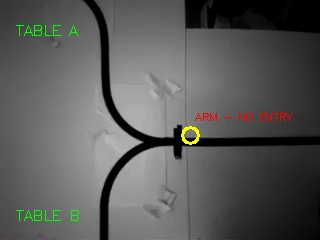
#> input picture path_branches_labeled.jpg, 320 x 240 px
$ python test_table_zone_negative.py
#> lines starting #> are read from the running program, lines starting #| are printed output that depends on the picture; after the words box and inside, x2 and y2 are one past the last pixel; in counts of white or black regions, pixels touching at a corner belong together
import cv2
import numpy as np

image = cv2.imread("path_branches_labeled.jpg")
#> image is the input picture: shape (240, 320, 3); mean B, G, R 88.1, 89.6, 89.2

if image is None:
    raise RuntimeError("Test image not found")

gray = cv2.cvtColor(image, cv2.COLOR_BGR2GRAY)
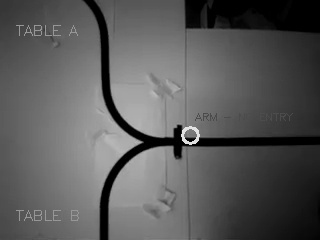
#> gray: shape (240, 320); min 0, max 231, mean 89.3
gray = cv2.GaussianBlur(gray, (5, 5), 0)

mask = cv2.adaptiveThreshold(
    gray, 255,
    cv2.ADAPTIVE_THRESH_GAUSSIAN_C,
    cv2.THRESH_BINARY_INV,
    31, 10
)
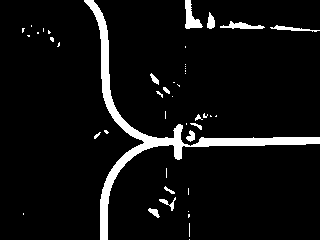
#> mask: shape (240, 320); 6.4% white; 45 white regions (31 under 20 px), largest, box (x1, y1, x2, y2) and area: (84, 0, 320, 240) 3711, (185, 0, 203, 29) 262, (220, 21, 265, 29) 182

mask = cv2.morphologyEx(
    mask,
    cv2.MORPH_OPEN,
    np.ones((3, 3), np.uint8)
)
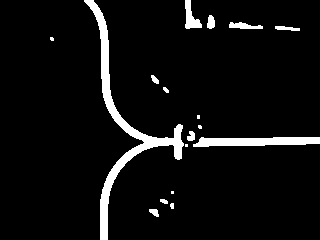
#> mask: shape (240, 320); 5.9% white; 17 white regions (5 under 20 px)

contours, _ = cv2.findContours(
    mask, cv2.RETR_LIST, cv2.CHAIN_APPROX_SIMPLE
)
#> contours = 17 contours, 7 with area under 20; largest, box (x1, y1, x2, y2) and area: (84, 0, 184, 240) 2390, (193, 137, 320, 147) 848, (185, 0, 202, 29) 218, (229, 22, 263, 29) 119, (207, 15, 215, 29) 71

result = image.copy()
candidates = []

for contour in contours:
    area = cv2.contourArea(contour)
    x, y, w, h = cv2.boundingRect(contour)

    if h == 0:
        continue

    if 7000 < area < 18000 and 0.85 < w / h < 1.2:
        candidates.append((area, x, y, w, h))

        cv2.drawContours(
            result, [contour], -1, (0, 255, 0), 2
        )
#> this loop made 17 passes
#> (area, x, y, w, h) on passes 1, 3, 6, 7, 11, 13, 14, 15, 16, 17: (40.5, 149, 209, 10, 8), (20, 160, 199, 8, 5), (848, 193, 137, 127, 10), (45.5, 187, 131, 8, 10), (32.5, 151, 75, 8, 9), (58, 275, 26, 25, 5), (119, 229, 22, 34, 7), (71, 207, 15, 8, 14), (217.5, 185, 0, 17, 29), (2390.5, 84, 0, 100, 240)
#> after the loop, candidates = []

print("False-positive candidates:", len(candidates))
#| False-positive candidates: 0

for item in candidates:
    print(item)
#> this loop made 0 passes

cv2.imwrite("table_zone_negative_test.jpg", result)
print("Saved: table_zone_negative_test.jpg")
